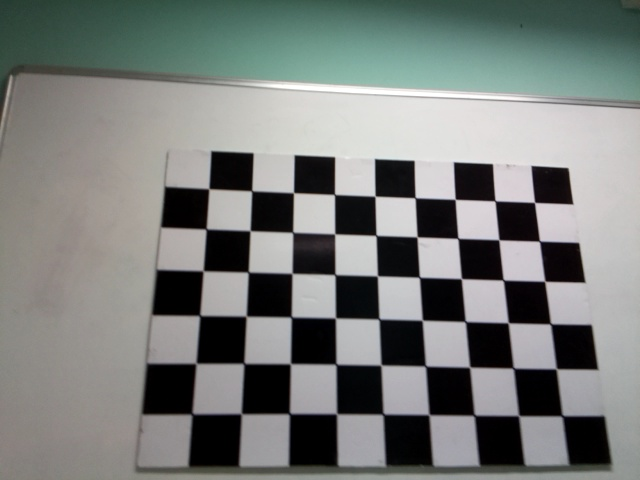
#> input picture images/image_10.jpg, 640 x 480 px; its folder holds 4 pictures in this run
$ python cameraCalibration.py
#> lines starting #> are read from the running program, lines starting #| are printed output that depends on the picture; after the words box and inside, x2 and y2 are one past the last pixel; in counts of white or black regions, pixels touching at a corner belong together
"""
 Based on the following tutorial:
   http://docs.opencv.org/3.0-beta/doc/py_tutorials/py_calib3d/py_calibration/py_calibration.html
"""

import numpy as np
import cv2
import glob

# Define the chess board rows and columns
rows = 6
cols = 9

# Set the termination criteria for the corner sub-pixel algorithm
criteria = (cv2.TERM_CRITERIA_MAX_ITER + cv2.TERM_CRITERIA_EPS, 30, 0.001)

# Prepare the object points: (0,0,0), (1,0,0), (2,0,0), ..., (6,5,0).
#  They are the same for all images
objectPoints = np.zeros((rows * cols, 3), np.float32)
objectPoints[:, :2] = np.mgrid[0:rows, 0:cols].T.reshape(-1, 2)

# Create the arrays to store the object points and the image points
objectPointsArray = []
imgPointsArray = []

# Loop over the image files
# for path in glob.glob("../data/left[0-1][0-9].jpg"):
for path in glob.glob("../images/*.jpg"):
    # Load the image and convert it to gray scale
    img = cv2.imread(path)
#> img is the input picture: shape (480, 640, 3); mean B, G, R 122.6, 125.2, 121.4
    gray = cv2.cvtColor(img, cv2.COLOR_BGR2GRAY)
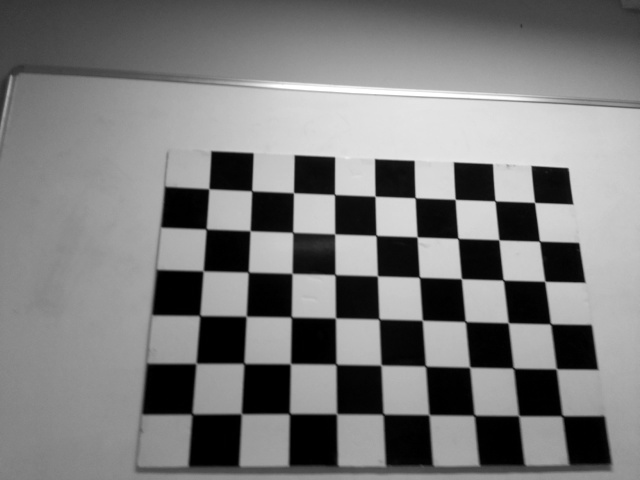
#> gray: shape (480, 640); min 0, max 255, mean 123.7

    # Find the chess board corners
    ret, corners = cv2.findChessboardCorners(gray, (rows, cols), None)
#> ret = True; corners = 54 rows, first 8: [534.5, 202.3], [539.2, 241.2], [544.6, 281], [550.3, 324], [556.5, 368.9], [563.3, 414.8], [495, 200.9], [498.9, 239.8]

    # Make sure the chess board pattern was found in the image
    if ret:
        # Refine the corner position
        corners = cv2.cornerSubPix(gray, corners, (11, 11), (-1, -1), criteria)
#> corners = 54 rows, first 8: [534.5, 202.4], [539.5, 241.2], [544.7, 281.3], [550.6, 323.8], [556.3, 368.8], [562.2, 415.8], [495, 200.9], [498.8, 239.8]

        # Add the object points and the image points to the arrays
        objectPointsArray.append(objectPoints)
        imgPointsArray.append(corners)

        # Draw the corners on the image
        cv2.drawChessboardCorners(img, (rows, cols), corners, ret)
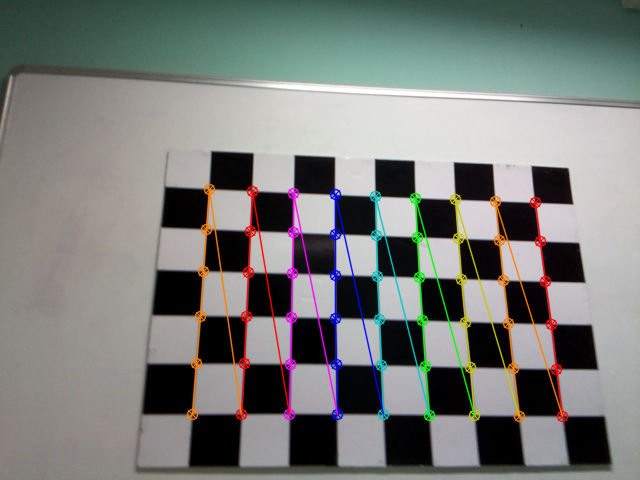
#> img: shape (480, 640, 3); 5.08% of pixels changed, all inside (x1, y1, x2, y2) = (186, 183, 569, 423)

    # Display the image
    cv2.imshow("chess board", img)
    cv2.waitKey(300)
#> pass 2 of the loop `for path in glob.glob("../images/*.jpg"):`:
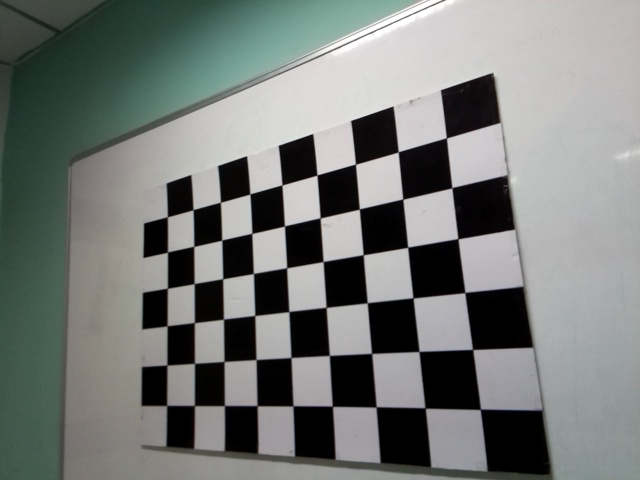
#> input picture images/image_11.jpg, 640 x 480 px
#> img is the input picture: shape (480, 640, 3); mean B, G, R 119.3, 122, 118
#> `gray = cv2.cvtColor(img, cv2.COLOR_BGR2GRAY)`:
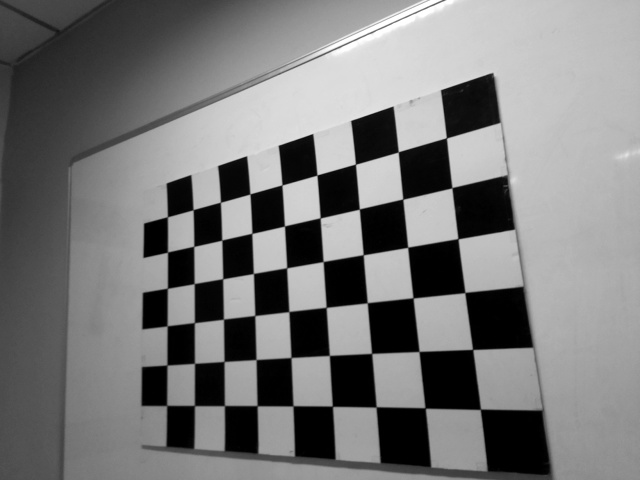
#> gray: shape (480, 640); min 0, max 255, mean 120.5
#> `ret, corners = cv2.findChessboardCorners(gray, (rows, cols), None)`: corners = 54 rows, first 8: [446.3, 137.8], [452, 187.5], [457.9, 238.7], [465, 292.5], [472.6, 349.5], [480.6, 409.3], [398.1, 152], [402.8, 199.1]
#> `corners = cv2.cornerSubPix(gray, corners, (11, 11), (-1, -1), criteria)`: corners = 54 rows, first 8: [446.4, 137.9], [451.9, 187.7], [458, 238.7], [464.9, 292.5], [472.6, 349.4], [480.4, 409.3], [398.3, 151.9], [402.8, 199.1]
#> `cv2.drawChessboardCorners(img, (rows, cols), corners, ret)`:
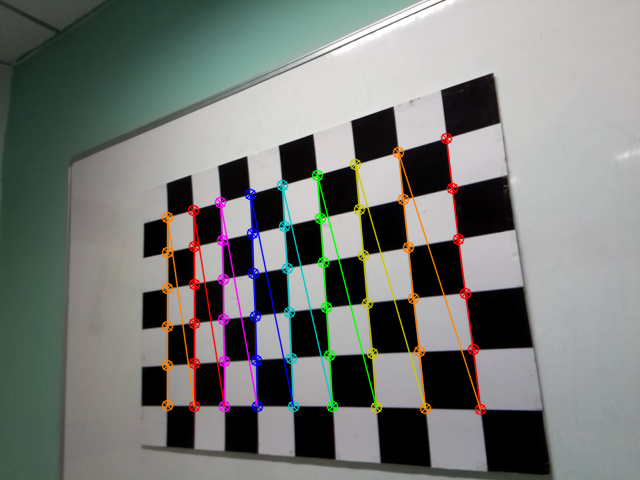
#> img: shape (480, 640, 3); 5.07% of pixels changed, all inside (x1, y1, x2, y2) = (161, 132, 487, 416)
#> pass 3 of the loop `for path in glob.glob("../images/*.jpg"):`:
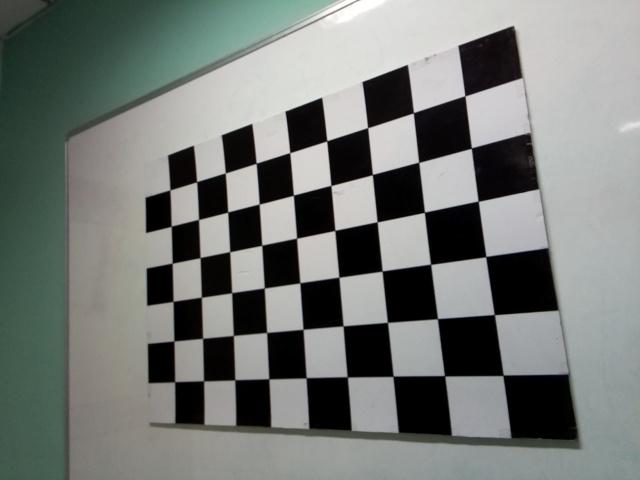
#> input picture images/image_12.jpg, 640 x 480 px
#> img is the input picture: shape (480, 640, 3); mean B, G, R 118, 121.5, 117.3
#> `gray = cv2.cvtColor(img, cv2.COLOR_BGR2GRAY)`:
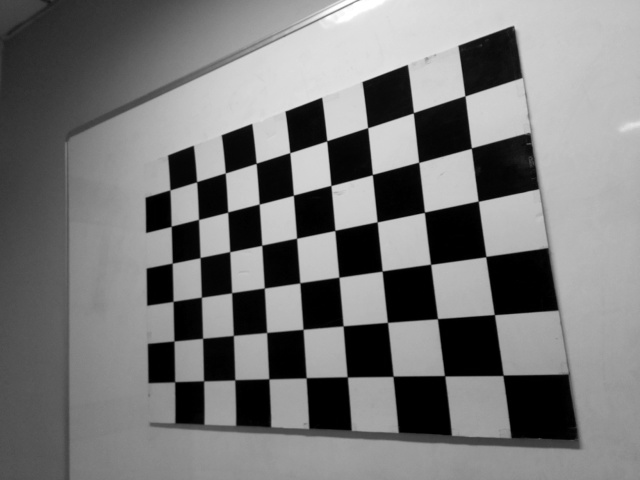
#> gray: shape (480, 640); min 0, max 255, mean 119.8
#> `ret, corners = cv2.findChessboardCorners(gray, (rows, cols), None)`: corners = 54 rows, first 8: [464.9, 95.8], [471.4, 148], [478.2, 201.2], [485.8, 256.6], [494.4, 314.5], [500, 372], [413.3, 112.8], [418.7, 162.3]
#> `corners = cv2.cornerSubPix(gray, corners, (11, 11), (-1, -1), criteria)`: corners = 54 rows, first 8: [464.9, 95.84], [471.4, 148.1], [478.2, 201.2], [485.8, 256.6], [494.3, 314.6], [503, 375.3], [413.4, 112.7], [418.7, 162.3]
#> `cv2.drawChessboardCorners(img, (rows, cols), corners, ret)`:
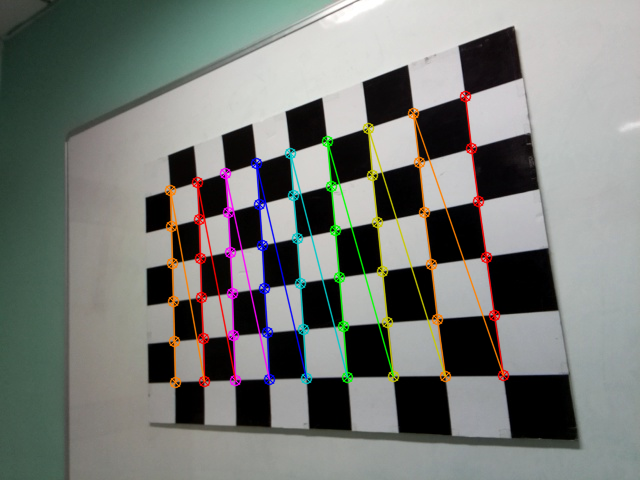
#> img: shape (480, 640, 3); 5.15% of pixels changed, all inside (x1, y1, x2, y2) = (164, 90, 510, 389)
#> the loop made 4 passes; the first 3 are shown

# Calibrate the camera and save the results
ret, mtx, dist, rvecs, tvecs = cv2.calibrateCamera(
    objectPointsArray, imgPointsArray, gray.shape[::-1], None, None
)
np.savez("../data/calib.npz", mtx=mtx, dist=dist, rvecs=rvecs, tvecs=tvecs)

# Print the camera calibration error
error = 0

for i in range(len(objectPointsArray)):
    imgPoints, _ = cv2.projectPoints(
        objectPointsArray[i], rvecs[i], tvecs[i], mtx, dist
    )
    error += cv2.norm(imgPointsArray[i], imgPoints, cv2.NORM_L2) / len(imgPoints)

print("Total error: ", error / len(objectPointsArray))

# Load one of the test images
img = cv2.imread("../data/left11.jpg")
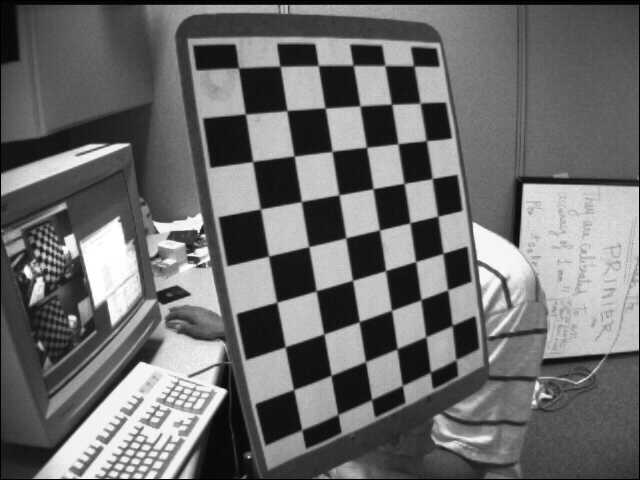
#> input picture data/left11.jpg, 640 x 480 px, found by its file name
#> img is the input picture: shape (480, 640, 3); min 0, max 255, mean 108.6
h, w = img.shape[:2]
#> h = 480; w = 640

# Obtain the new camera matrix and undistort the image
newCameraMtx, roi = cv2.getOptimalNewCameraMatrix(mtx, dist, (w, h), 1, (w, h))
undistortedImg = cv2.undistort(img, mtx, dist, None, newCameraMtx)
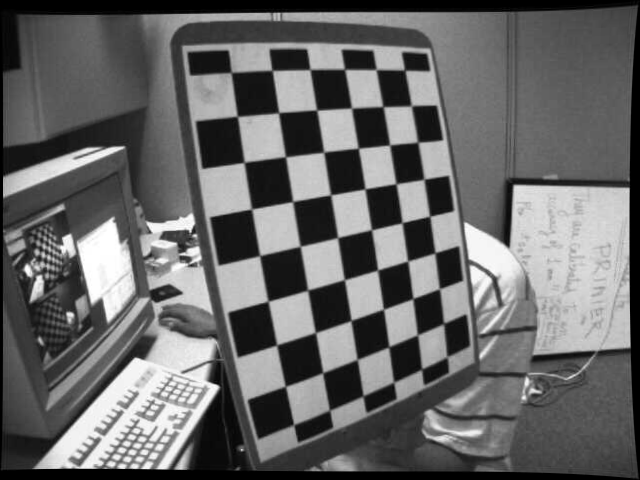
#> undistortedImg: shape (480, 640, 3); min 0, max 255, mean 103.6

# Crop the undistorted image
x, y, w, h = roi
undistortedImg = undistortedImg[y : y + h, x : x + w]
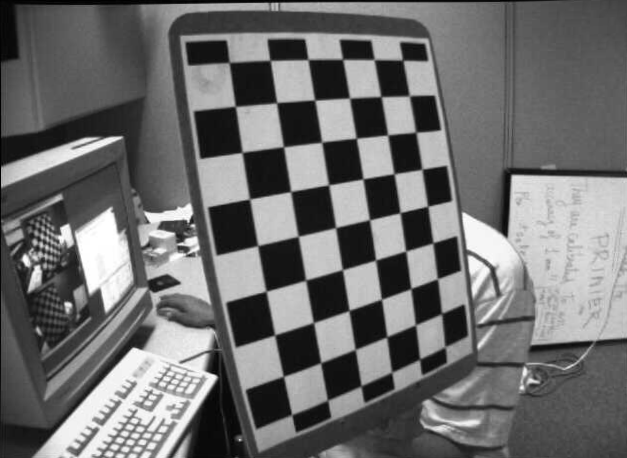
#> undistortedImg: shape (458, 627, 3); min 0, max 255, mean 109.8

# Display the final result
#> (the run stopped early here; a loop or call above may not have finished)
